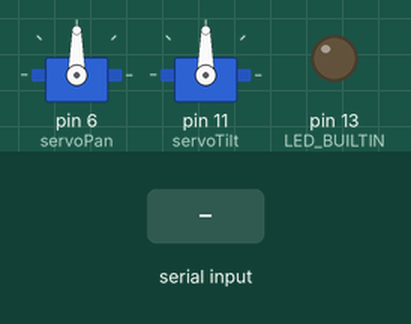
A sketch run on a simulated Arduino Uno, built with avr-gcc and run on an emulated ATmega328P. On the bench: 2 × servo, output pins drawn as LEDs (lit = HIGH). Inputs (shaded band) come from the test bench. What the sketch prints to the serial monitor is not drawn.

Above: at 1.2 s.
1.3 s: "S90\n" received over Serial
At 1.6 s:
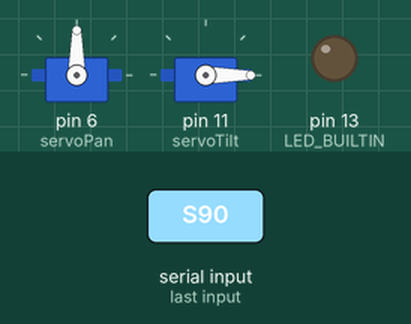
2.8 s: "S;45\n" received over Serial
At 4.0 s:
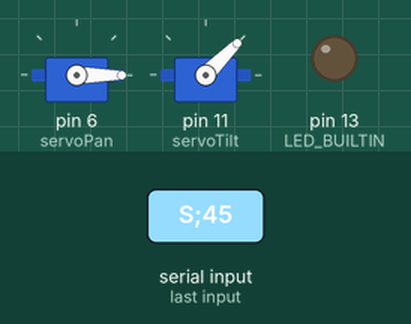
4.3 s: "S\n" received over Serial
At 5.1 s:
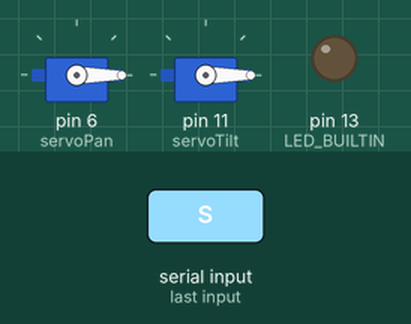
Timing chart, 0 to 7.3 s (numbered marks = the images above; inputs shaded):
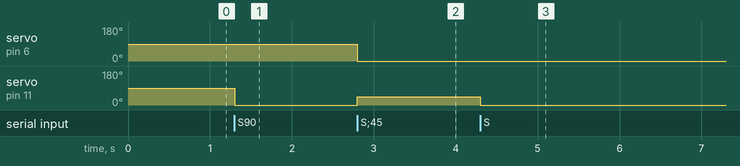

Measured:
- after the input at 1.3 s, servo on pin 11 (servoTilt): 90° → 0° at once
- after the input at 2.8 s, servo on pin 6 (servoPan): 90° → 0° at once; servo on pin 11 (servoTilt): 0° → 45° at once
- after the input at 4.3 s, servo on pin 11 (servoTilt): 45° → 0° at once

The sketch:

TestSerial.ino
```cpp
//Servo myservo;  // create servo object to control a servo
//// twelve servo objects can be created on most boards
//
//int pos = 0;    // variable to store the servo position
//
//void setup() {
//  myservo.attach(9);  // attaches the servo on pin 9 to the servo object
//}
//
//void loop() {
//  for (pos = 0; pos <= 180; pos += 1) { // goes from 0 degrees to 180 degrees
//    // in steps of 1 degree
//    myservo.write(pos);              // tell servo to go to position in variable 'pos'
//    delay(15);                       // waits 15ms for the servo to reach the position
//  }
//  for (pos = 180; pos >= 0; pos -= 1) { // goes from 180 degrees to 0 degrees
//    myservo.write(pos);              // tell servo to go to position in variable 'pos'
//    delay(15);                       // waits 15ms for the servo to reach the position
//  }
//}


#include <Servo.h>

Servo servoPan;
Servo servoTilt;

char serialChar;
String serialCommand;

void parseCommand(String command) {

  // Serial.println(command);
  char commandCode = command.charAt(0);

  // servo command
  if(commandCode == 'S') {
    executeServoCommand(command);
  }
  else if(commandCode == 'M') {
    executeMotorCommand(command);
  }


}


int getInt(String cmd, int start, int& end) {

  end = cmd.indexOf(';', start);
  int val = cmd.substring(start, end).toInt();
  //end = e;
  return val;
}

/*
 * Executes a servo command.
 * @param command: command string in format "S<v0>;<v1>;\n" where
 * v0 and v1 are strings with the rotation of servo 0 and 1 respectively.
 */
void executeServoCommand(String command) {

  int end = 0;
  int v0 = getInt(command, 1, end);

  // Serial.print("end: ");
  // Serial.print(end);

  int v1 = getInt(command, end +1, end);

  // Serial.print("end: ");
  // Serial.print(end);

  // Serial.print("v0: ");
  // Serial.print(v0);
  // Serial.print(" v1: ");
  // Serial.println(v1);


  servoPan.write(v0);
  servoTilt.write(v1);
}


void executeMotorCommand(String command) {

}


void setup() {
  Serial.begin(115200);
  servoPan.attach(6);   // attaches the servo on pin 9 to the servo object
  servoTilt.attach(11); // attaches the servo on pin 10 to the servo object

  // initialize digital pin LED_BUILTIN as an output.
  pinMode(LED_BUILTIN, OUTPUT);

  Serial.print("Moni moni...");
}


void loop() {
  //Serial.print("Moni moni...");
  //delay(1000);

//  digitalWrite(LED_BUILTIN, HIGH);   // turn the LED on (HIGH is the voltage level)
//  delay(500);                       // wait for a second
//  digitalWrite(LED_BUILTIN, LOW);    // turn the LED off by making the voltage LOW
//  delay(500);                       // wait for a second
}

void serialEvent(){

  if (Serial.available()) {
    serialChar = Serial.read();
    if (serialChar == '\n') {
      parseCommand(serialCommand);
      serialCommand = "";
      Serial.flush();
    }
    else {
      serialCommand += serialChar;
    }
  }
}
```
